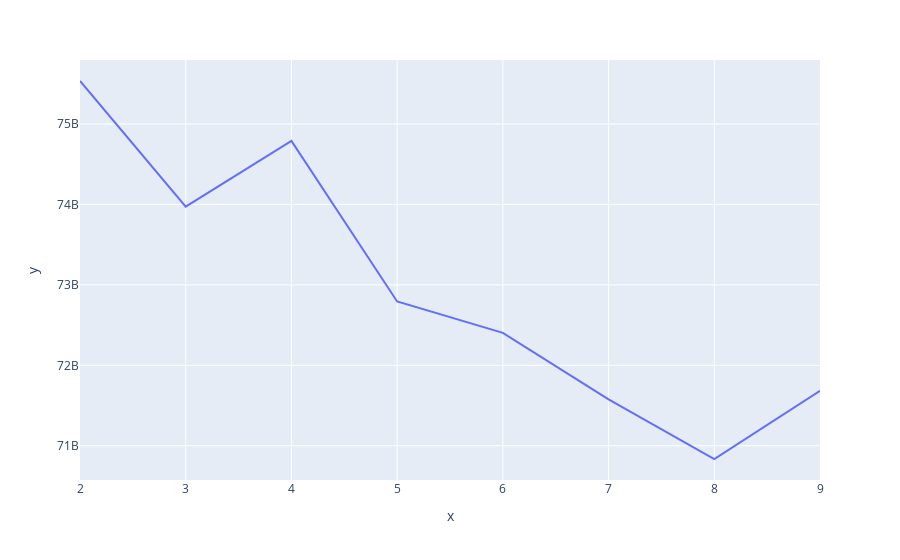

Source (notebook cell):
### Code cell
import plotly.express as px
err=[]
for k in range(2,10):
  print('k =',k)
  km=KMeans(k,n_init='auto')
  km.fit(X_train)
  err.append(km.inertia_)

px.line(x=[k for k in range(2,10)],y=err)

### Figure 1 — Plotly figure (JSON) as saved in the notebook; plotly's stock layout.template omitted (floating-point values rounded to 4 significant figures)
{"data": [{"hovertemplate": "x=%{x}<br>y=%{y}<extra></extra>", "legendgroup": "", "line": {"color": "#636efa", "dash": "solid"}, "marker": {"symbol": "circle"}, "mode": "lines", "name": "", "orientation": "v", "showlegend": false, "type": "scatter", "x": [2, 3, 4, 5, 6, 7, 8, 9], "xaxis": "x", "y": [75540000000.0, 73970000000.0, 74790000000.0, 72790000000.0, 72400000000.0, 71580000000.0, 70840000000.0, 71680000000.0], "yaxis": "y"}], "layout": {"legend": {"tracegroupgap": 0}, "margin": {"t": 60}, "xaxis": {"anchor": "y", "domain": [0, 1], "title": {"text": "x"}}, "yaxis": {"anchor": "x", "domain": [0, 1], "title": {"text": "y"}}}}
